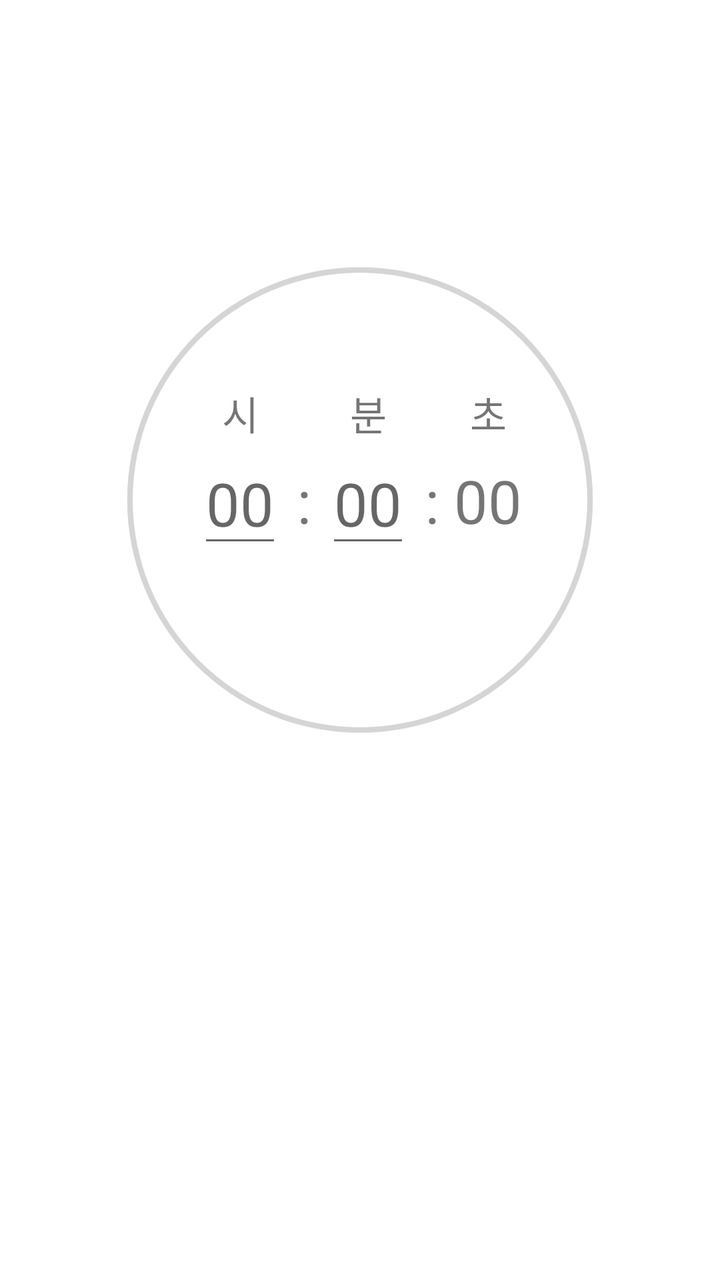
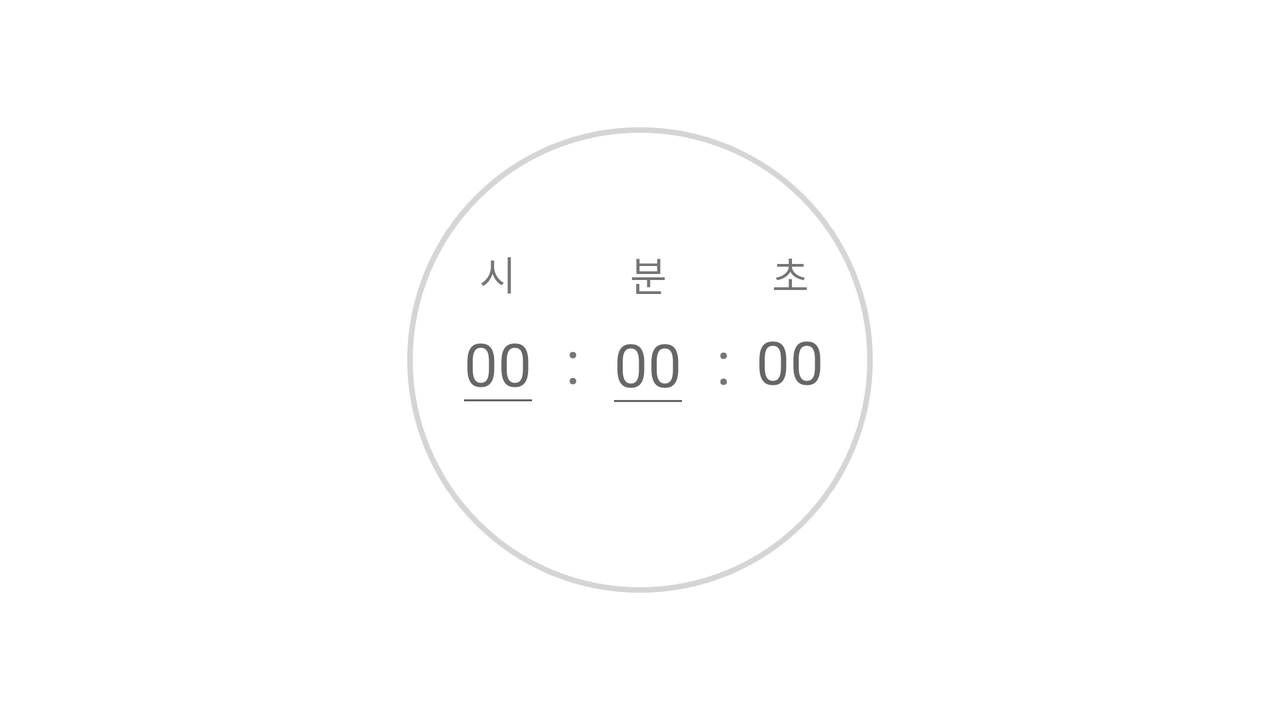

An Android layout and its configuration variant, each rendered on a device that would load it. The default file and the variant file are quoted in full after the pictures.
<!-- AndroidManifest.xml: application theme Theme.Musictimer -->
<!-- res/layout/fragment_timer.xml -->
<?xml version="1.0" encoding="utf-8"?>
<FrameLayout xmlns:android="http://schemas.android.com/apk/res/android"
    xmlns:app="http://schemas.android.com/apk/res-auto"
    xmlns:tools="http://schemas.android.com/tools"
    android:layout_width="match_parent"
    android:layout_height="match_parent"
    tools:context=".view.timer.TimerFragment">

    <androidx.constraintlayout.widget.ConstraintLayout
        android:layout_width="match_parent"
        android:layout_height="match_parent">

        <ProgressBar
            android:id="@+id/proressbar"
            style="@style/Widget.AppCompat.ProgressBar.Horizontal"
            android:layout_width="250dp"
            android:layout_height="250dp"
            android:layout_marginBottom="140dp"
            android:indeterminate="false"
            android:progressBackgroundTint="#4A716F6F"
            android:progressDrawable="@drawable/circle_progressbar"
            android:progressTint="@color/user_progress"
            app:layout_constraintBottom_toBottomOf="parent"
            app:layout_constraintEnd_toEndOf="parent"
            app:layout_constraintStart_toStartOf="parent"
            app:layout_constraintTop_toTopOf="parent" />

        <androidx.constraintlayout.widget.ConstraintLayout
            android:layout_width="wrap_content"
            android:layout_height="wrap_content"
            app:layout_constraintBottom_toBottomOf="@+id/proressbar"
            app:layout_constraintEnd_toEndOf="@+id/proressbar"
            app:layout_constraintStart_toStartOf="@+id/proressbar"
            app:layout_constraintTop_toTopOf="@+id/proressbar">

            <TextView
                android:id="@+id/tv_hour_const"
                android:layout_width="wrap_content"
                android:layout_height="wrap_content"
                android:text="시"
                android:textSize="20dp"
                app:layout_constraintBottom_toTopOf="@+id/et_hour"
                app:layout_constraintStart_toStartOf="@+id/et_hour"
                app:layout_constraintEnd_toEndOf="@+id/et_hour" />

            <TextView
                android:id="@+id/tv_min_const"
                android:layout_width="wrap_content"
                android:layout_height="wrap_content"
                android:text="분"
                android:textSize="20dp"
                app:layout_constraintTop_toTopOf="@+id/tv_hour_const"
                app:layout_constraintBottom_toTopOf="@+id/et_min"
                app:layout_constraintStart_toEndOf="@+id/textView"
                app:layout_constraintEnd_toEndOf="@+id/et_min"/>

            <TextView
                android:id="@+id/tv_sec_const"
                android:layout_width="wrap_content"
                android:layout_height="wrap_content"
                android:text="초"
                android:textSize="20dp"
                app:layout_constraintTop_toTopOf="@+id/tv_min_const"
                app:layout_constraintBottom_toBottomOf="@+id/tv_min_const"
                app:layout_constraintStart_toEndOf="@+id/textView2"
                app:layout_constraintEnd_toEndOf="@+id/tv_sec"/>

            <EditText
                android:id="@+id/et_hour"
                android:layout_width="wrap_content"
                android:layout_height="wrap_content"
                android:hint="00"
                android:inputType="number"
                android:maxLength="2"
                android:textSize="30dp"
                android:textColorHighlight="@color/main_color"
                android:textCursorDrawable="@drawable/text_cursor"
                app:layout_constraintBottom_toBottomOf="parent"
                app:layout_constraintStart_toStartOf="parent"
                app:layout_constraintTop_toTopOf="parent" />

            <TextView
                android:id="@+id/textView"
                android:layout_width="wrap_content"
                android:layout_height="wrap_content"
                android:text=" : "
                android:textSize="30dp"
                app:layout_constraintBottom_toBottomOf="parent"
                app:layout_constraintStart_toEndOf="@+id/et_hour"
                app:layout_constraintTop_toTopOf="parent" />

            <EditText
                android:id="@+id/et_min"
                android:layout_width="wrap_content"
                android:layout_height="wrap_content"
                android:hint="00"
                android:inputType="number"
                android:maxLength="2"
                android:textSize="30dp"
                android:textColorHighlight="@color/main_color"
                android:textCursorDrawable="@drawable/text_cursor"
                app:layout_constraintBottom_toBottomOf="parent"
                app:layout_constraintStart_toEndOf="@+id/textView"
                app:layout_constraintTop_toTopOf="parent" />

            <TextView
                android:id="@+id/textView2"
                android:layout_width="wrap_content"
                android:layout_height="wrap_content"
                android:text=" : "
                android:textSize="30dp"
                app:layout_constraintBottom_toBottomOf="parent"
                app:layout_constraintStart_toEndOf="@+id/et_min"
                app:layout_constraintTop_toTopOf="parent" />


            <TextView
                android:id="@+id/tv_sec"
                android:layout_width="wrap_content"
                android:layout_height="wrap_content"
                android:text="00"
                android:textSize="30dp"
                app:layout_constraintBottom_toBottomOf="parent"
                app:layout_constraintStart_toEndOf="@+id/textView2"
                app:layout_constraintTop_toTopOf="parent" />


        </androidx.constraintlayout.widget.ConstraintLayout>

        <LinearLayout
            android:id="@+id/linearLayout2"
            android:layout_width="wrap_content"
            android:layout_height="wrap_content"
            app:layout_constraintBottom_toBottomOf="parent"
            app:layout_constraintEnd_toEndOf="parent"
            app:layout_constraintStart_toStartOf="parent"
            app:layout_constraintTop_toBottomOf="@+id/proressbar">

            <Button
                android:id="@+id/btn_start"
                android:layout_width="120dp"
                android:layout_height="wrap_content"
                android:layout_margin="5dp"
                android:text="타이머 시작"
                android:textSize="18dp"
                android:textColor="@color/white"
                android:background="@drawable/button_round"
                android:backgroundTint="@color/user_button"/>

            <Button
                android:id="@+id/btn_stop"
                android:layout_width="120dp"
                android:layout_height="wrap_content"
                android:layout_margin="5dp"
                android:text="타이머 멈춤"
                android:textSize="18dp"
                android:textColor="@color/white"
                android:background="@drawable/button_round"
                android:backgroundTint="@color/user_button"/>

        </LinearLayout>



    </androidx.constraintlayout.widget.ConstraintLayout>

</FrameLayout>
<!-- resources referenced by this layout -->
<resources>
  <color name="user_button">#618eed</color>
  <color name="user_progress">#568bfc</color>
  <color name="white">#FFFFFFFF</color>
  <!-- drawable circle_progressbar (drawable) -->
  <?xml version="1.0" encoding="utf-8"?>
  <layer-list xmlns:android="http://schemas.android.com/apk/res/android">
      <item android:id="@android:id/background">
          <shape
              android:innerRadiusRatio="2.2"
              android:thicknessRatio="90"
              android:shape="ring"
              android:useLevel="false"
              android:type="sweep">
              <solid android:color="#9E9E9E" />
          </shape>
      </item>
  
      <item android:id="@android:id/progress">
          <rotate
              android:fromDegrees="270"
              android:toDegrees="270">
              <shape
                  android:innerRadiusRatio="2.2"
                  android:thicknessRatio="90"
                  android:shape="ring"
                  android:angle="0"
                  android:type="sweep">
              </shape>
          </rotate>
      </item>
  
  </layer-list>
  <!-- drawable text_cursor (drawable) -->
  <?xml version="1.0" encoding="utf-8"?>
  <shape xmlns:android="http://schemas.android.com/apk/res/android"
      android:shape="rectangle">
      
      <solid android:color="@color/main_color"/>
      
      <size android:width="2dp" />
  </shape>
  <style name="Theme.Musictimer" parent="Theme.MaterialComponents.DayNight.DarkActionBar">
          
          <item name="colorPrimary">@color/purple_500</item>
          <item name="colorPrimaryVariant">@color/purple_700</item>
          <item name="colorOnPrimary">@color/white</item>
          
          <item name="colorSecondary">@color/teal_200</item>
          <item name="colorSecondaryVariant">@color/teal_700</item>
          <item name="colorOnSecondary">@color/black</item>
          
          <item name="android:statusBarColor" tools:targetApi="l">?attr/colorPrimaryVariant</item>
          
      </style>
  <color name="purple_500">#FF6200EE</color>
  <color name="purple_700">#FF3700B3</color>
  <color name="teal_200">#FF03DAC5</color>
  <color name="teal_700">#FF018786</color>
  <color name="black">#FF000000</color>
</resources>
<!-- res/layout-land/fragment_timer.xml (the author's variant of the layout above) -->
<!-- drawn on the phone turned sideways -->
<?xml version="1.0" encoding="utf-8"?>
<layout xmlns:android="http://schemas.android.com/apk/res/android"
    xmlns:app="http://schemas.android.com/apk/res-auto">

    <androidx.constraintlayout.widget.ConstraintLayout
        android:layout_width="match_parent"
        android:layout_height="match_parent">

        <ProgressBar
            android:id="@+id/progressbar"
            style="@style/Widget.AppCompat.ProgressBar.Horizontal"
            android:layout_width="250dp"
            android:layout_height="250dp"
            android:layout_gravity="center"
            android:indeterminate="false"
            android:progressBackgroundTint="#4A716F6F"
            android:progressDrawable="@drawable/circle_progressbar"
            android:progressTint="@color/user_progress"
            app:layout_constraintBottom_toBottomOf="parent"
            app:layout_constraintEnd_toEndOf="parent"
            app:layout_constraintStart_toStartOf="parent"
            app:layout_constraintTop_toTopOf="parent" />

        <TextView
            android:id="@+id/tv_hour_const"
            android:layout_width="wrap_content"
            android:layout_height="wrap_content"
            android:text="@string/fragment_timer_hour_text"
            android:textSize="20sp"
            app:layout_constraintBottom_toTopOf="@id/et_hour"
            app:layout_constraintEnd_toEndOf="@id/et_hour"
            app:layout_constraintStart_toStartOf="@id/et_hour" />

        <TextView
            android:id="@+id/tv_min_const"
            android:layout_width="wrap_content"
            android:layout_height="wrap_content"
            android:text="@string/fragment_timer_min_text"
            android:textSize="20sp"
            app:layout_constraintBottom_toTopOf="@id/et_min"
            app:layout_constraintEnd_toEndOf="@id/et_min"
            app:layout_constraintStart_toStartOf="@+id/et_min"
            app:layout_constraintTop_toTopOf="@id/tv_hour_const" />

        <TextView
            android:id="@+id/tv_sec_const"
            android:layout_width="wrap_content"
            android:layout_height="wrap_content"
            android:text="@string/fragment_timer_sec_text"
            android:textSize="20sp"
            app:layout_constraintBottom_toBottomOf="@id/tv_min_const"
            app:layout_constraintEnd_toEndOf="@id/tv_sec"
            app:layout_constraintStart_toStartOf="@id/tv_sec"
            app:layout_constraintTop_toTopOf="@id/tv_min_const" />

        <EditText
            android:id="@+id/et_hour"
            android:layout_width="wrap_content"
            android:layout_height="wrap_content"
            android:layout_marginStart="20dp"
            android:hint="@string/fragment_timer_hint_text"
            android:importantForAutofill="no"
            android:inputType="number"
            android:maxLength="2"
            android:textColorHighlight="@color/main_color"
            android:textCursorDrawable="@drawable/text_cursor"
            android:textSize="30sp"
            app:layout_constraintBottom_toBottomOf="@id/progressbar"
            app:layout_constraintEnd_toStartOf="@id/tv_time_colon_hour_to_min"
            app:layout_constraintStart_toStartOf="@id/progressbar"
            app:layout_constraintTop_toTopOf="@id/progressbar" />

        <TextView
            android:id="@+id/tv_time_colon_hour_to_min"
            android:layout_width="wrap_content"
            android:layout_height="wrap_content"
            android:text="@string/fragment_timer_time_colon"
            android:textSize="30sp"
            app:layout_constraintBottom_toBottomOf="@id/et_hour"
            app:layout_constraintEnd_toStartOf="@id/et_min"
            app:layout_constraintStart_toEndOf="@id/et_hour"
            app:layout_constraintTop_toTopOf="@id/et_hour" />

        <EditText
            android:id="@+id/et_min"
            android:layout_width="wrap_content"
            android:layout_height="wrap_content"
            android:hint="@string/fragment_timer_hint_text"
            android:importantForAutofill="no"
            android:inputType="number"
            android:maxLength="2"
            android:textColorHighlight="@color/main_color"
            android:textCursorDrawable="@drawable/text_cursor"
            android:textSize="30sp"
            app:layout_constraintBottom_toBottomOf="@id/tv_time_colon_hour_to_min"
            app:layout_constraintEnd_toStartOf="@id/tv_time_colon_min_to_sec"
            app:layout_constraintStart_toEndOf="@id/tv_time_colon_hour_to_min"
            app:layout_constraintTop_toTopOf="@id/tv_time_colon_hour_to_min" />

        <TextView
            android:id="@+id/tv_time_colon_min_to_sec"
            android:layout_width="wrap_content"
            android:layout_height="wrap_content"
            android:text="@string/fragment_timer_time_colon"
            android:textSize="30sp"
            app:layout_constraintBottom_toBottomOf="@id/et_min"
            app:layout_constraintEnd_toStartOf="@id/tv_sec"
            app:layout_constraintStart_toEndOf="@id/et_min"
            app:layout_constraintTop_toTopOf="@id/et_min" />

        <TextView
            android:id="@+id/tv_sec"
            android:layout_width="wrap_content"
            android:layout_height="wrap_content"
            android:layout_marginEnd="20dp"
            android:hint="@string/fragment_timer_hint_text"
            android:textSize="30sp"
            app:layout_constraintBottom_toBottomOf="@id/tv_time_colon_min_to_sec"
            app:layout_constraintEnd_toEndOf="@id/progressbar"
            app:layout_constraintStart_toEndOf="@id/tv_time_colon_min_to_sec"
            app:layout_constraintTop_toTopOf="@id/tv_time_colon_min_to_sec" />


        <Button
            android:id="@+id/btn_start"
            style="?android:attr/buttonBarButtonStyle"
            android:layout_width="120dp"
            android:layout_height="wrap_content"
            android:background="@drawable/button_round"
            android:backgroundTint="@color/user_button"
            android:text="@string/fragment_timer_button_start_text"
            android:textColor="@color/white"
            android:textSize="18sp"
            app:layout_constraintBottom_toTopOf="@id/btn_stop"
            app:layout_constraintEnd_toEndOf="parent"
            app:layout_constraintStart_toEndOf="@id/progressbar"
            app:layout_constraintTop_toTopOf="@id/progressbar" />

        <Button
            android:id="@+id/btn_stop"
            style="?android:attr/buttonBarButtonStyle"
            android:layout_width="120dp"
            android:layout_height="wrap_content"
            android:background="@drawable/button_round"
            android:backgroundTint="@color/user_button"
            android:text="@string/fragment_timer_button_stop_text"
            android:textColor="@color/white"
            android:textSize="18sp"
            app:layout_constraintBottom_toBottomOf="@id/progressbar"
            app:layout_constraintEnd_toEndOf="@id/btn_start"
            app:layout_constraintStart_toStartOf="@id/btn_start"
            app:layout_constraintTop_toBottomOf="@id/btn_start" />

    </androidx.constraintlayout.widget.ConstraintLayout>

</layout>
<!-- resources referenced by the variant -->
<!-- as the phone turned sideways resolves them -->
<resources>
  <color name="user_button">#618eed</color>
  <color name="user_progress">#568bfc</color>
  <color name="white">#FFFFFFFF</color>
  <!-- drawable circle_progressbar (drawable) -->
  <?xml version="1.0" encoding="utf-8"?>
  <layer-list xmlns:android="http://schemas.android.com/apk/res/android">
      <item android:id="@android:id/background">
          <shape
              android:innerRadiusRatio="2.2"
              android:thicknessRatio="90"
              android:shape="ring"
              android:useLevel="false"
              android:type="sweep">
              <solid android:color="#9E9E9E" />
          </shape>
      </item>
  
      <item android:id="@android:id/progress">
          <rotate
              android:fromDegrees="270"
              android:toDegrees="270">
              <shape
                  android:innerRadiusRatio="2.2"
                  android:thicknessRatio="90"
                  android:shape="ring"
                  android:angle="0"
                  android:type="sweep">
              </shape>
          </rotate>
      </item>
  
  </layer-list>
  <!-- drawable text_cursor (drawable) -->
  <?xml version="1.0" encoding="utf-8"?>
  <shape xmlns:android="http://schemas.android.com/apk/res/android"
      android:shape="rectangle">
      
      <solid android:color="@color/main_color"/>
      
      <size android:width="2dp" />
  </shape>
  <string name="fragment_timer_button_start_text">타이머 시작</string>
  <string name="fragment_timer_button_stop_text">타이머 멈춤</string>
  <string name="fragment_timer_hint_text">00</string>
  <string name="fragment_timer_hour_text">시</string>
  <string name="fragment_timer_min_text">분</string>
  <string name="fragment_timer_sec_text">초</string>
  <string name="fragment_timer_time_colon">:</string>
  <style name="Theme.Musictimer" parent="Theme.MaterialComponents.DayNight.DarkActionBar">
          
          <item name="colorPrimary">@color/purple_500</item>
          <item name="colorPrimaryVariant">@color/purple_700</item>
          <item name="colorOnPrimary">@color/white</item>
          
          <item name="colorSecondary">@color/teal_200</item>
          <item name="colorSecondaryVariant">@color/teal_700</item>
          <item name="colorOnSecondary">@color/black</item>
          
          <item name="android:statusBarColor" tools:targetApi="l">?attr/colorPrimaryVariant</item>
          
      </style>
  <color name="purple_500">#FF6200EE</color>
  <color name="purple_700">#FF3700B3</color>
  <color name="teal_200">#FF03DAC5</color>
  <color name="teal_700">#FF018786</color>
  <color name="black">#FF000000</color>
</resources>
